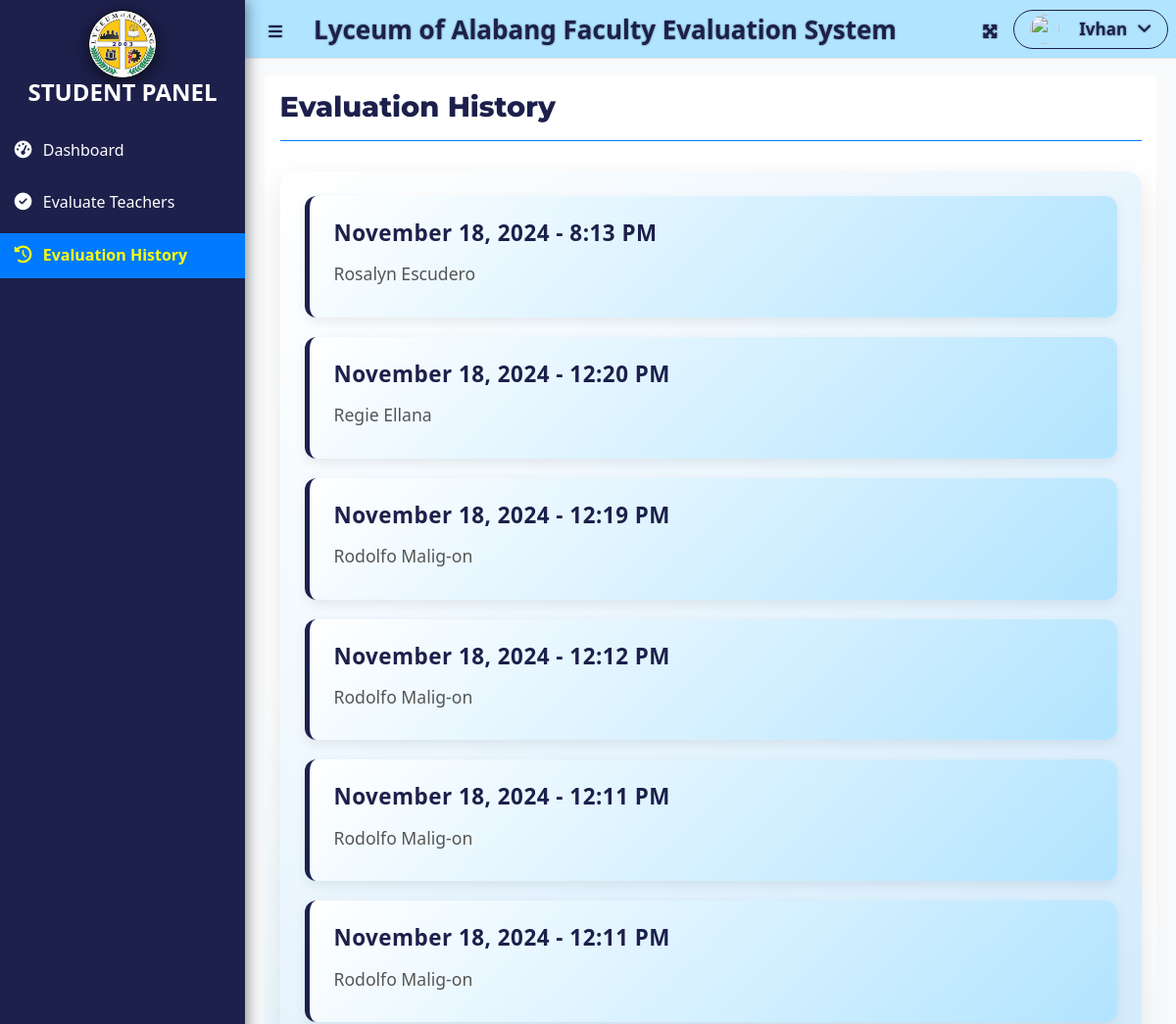
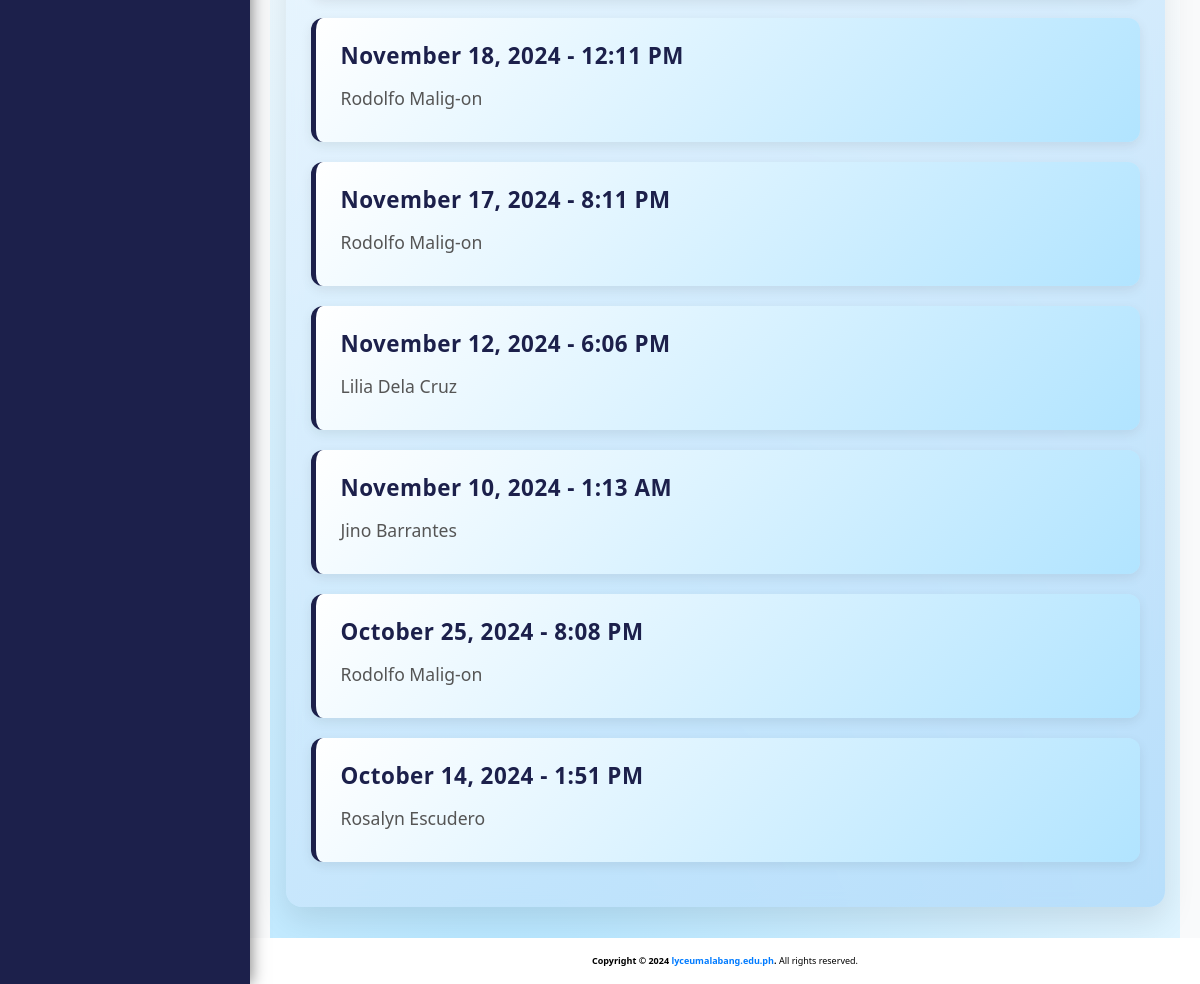
Before: /index.php?page=evaluation_history (signed in) with the older database file (2 pictures, top to bottom).
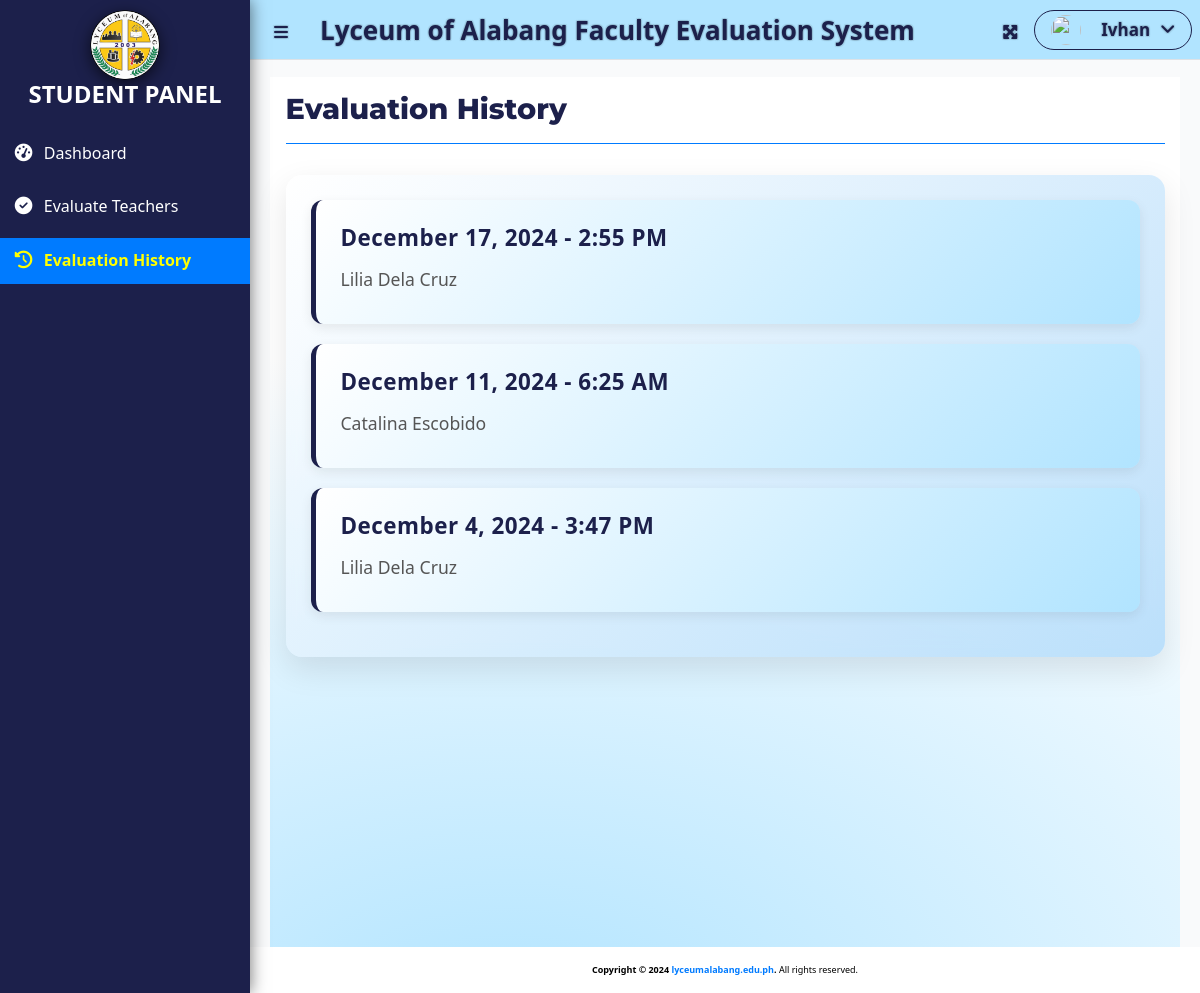
After: the same page with the newer database file.
### tables this page shows
CREATE TABLE `evaluation_list` (
  `evaluation_id` int(30) NOT NULL,
  `academic_id` int(30) NOT NULL,
  `class_id` int(30) NOT NULL,
  `student_id` int(30) NOT NULL,
  `subject_id` int(30) NOT NULL,
  `faculty_id` int(30) NOT NULL,
  `restriction_id` int(30) NOT NULL,
  `date_taken` datetime NOT NULL DEFAULT current_timestamp()
);

### student/evaluation_history.php (the view, shortened to what this page needs)
<?php
$login_name = $_SESSION['login_name'];
$conn = new mysqli('localhost', 'root', '', 'evaluation_db');
$query = "
    SELECT
        CONCAT(sl.firstname, ' ', sl.lastname) AS student_name,
        CONCAT(fl.firstname, ' ', fl.lastname) AS teacher_name,
        el.date_taken
    FROM evaluation_list el
    JOIN faculty_list fl ON el.faculty_id = fl.id
    JOIN student_list sl ON el.student_id = sl.id
    WHERE CONCAT(sl.firstname, ' ', sl.lastname) = '$login_name'
    ORDER BY el.date_taken DESC
";
$result = $conn->query($query);
if ($result->num_rows > 0) {
    echo '<div class="evaluation-history">';
    while ($row = $result->fetch_assoc()) {
        $formatted_date_time = date("F j, Y - g:i A", strtotime($row['date_taken']));
        $teacher_name = htmlspecialchars($row['teacher_name']);
        echo '<div class="evaluation-entry">
                <div class="evaluation-details">
                    <p class="evaluation-date">' . $formatted_date_time . '</p>
                    <p class="teacher-name">' . $teacher_name . '</p>
                </div>
              </div>';
    }
    echo '</div>';
} else {
    echo "No evaluations found for this student.";
}
?>

Changed rows visible on the page:
removed evaluation_list: date_taken "November 18, 2024 - 8:13 PM", teacher_name "Rosalyn Escudero"
removed evaluation_list: date_taken "November 18, 2024 - 12:20 PM", teacher_name "Regie Ellana"
removed evaluation_list: date_taken "November 18, 2024 - 12:19 PM", teacher_name "Rodolfo Malig-on"
removed evaluation_list: date_taken "November 18, 2024 - 12:12 PM", teacher_name "Rodolfo Malig-on"
removed evaluation_list: date_taken "November 18, 2024 - 12:11 PM", teacher_name "Rodolfo Malig-on"
removed evaluation_list: date_taken "November 18, 2024 - 12:11 PM", teacher_name "Rodolfo Malig-on"
removed evaluation_list: date_taken "November 18, 2024 - 12:11 PM", teacher_name "Rodolfo Malig-on"
removed evaluation_list: date_taken "November 17, 2024 - 8:11 PM", teacher_name "Rodolfo Malig-on"
removed evaluation_list: date_taken "November 12, 2024 - 6:06 PM", teacher_name "Lilia Dela Cruz"
removed evaluation_list: date_taken "November 10, 2024 - 1:13 AM", teacher_name "Jino Barrantes"
removed evaluation_list: date_taken "October 25, 2024 - 8:08 PM", teacher_name "Rodolfo Malig-on"
no longer on this page (row unchanged): evaluation_list: date_taken "October 14, 2024 - 1:51 PM", teacher_name "Rosalyn Escudero"
added evaluation_list: date_taken "December 17, 2024 - 2:55 PM", teacher_name "Lilia Dela Cruz"
added evaluation_list: date_taken "December 11, 2024 - 6:25 AM", teacher_name "Catalina Escobido"
added evaluation_list: date_taken "December 4, 2024 - 3:47 PM", teacher_name "Lilia Dela Cruz"
